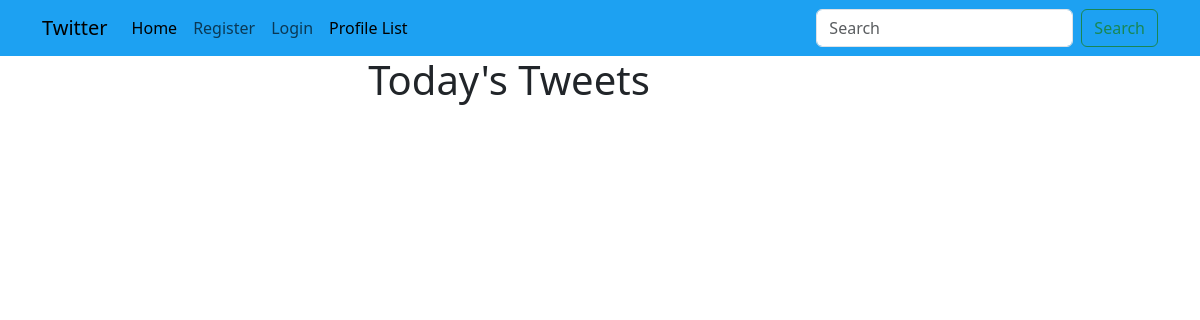
The app's page /, older data.
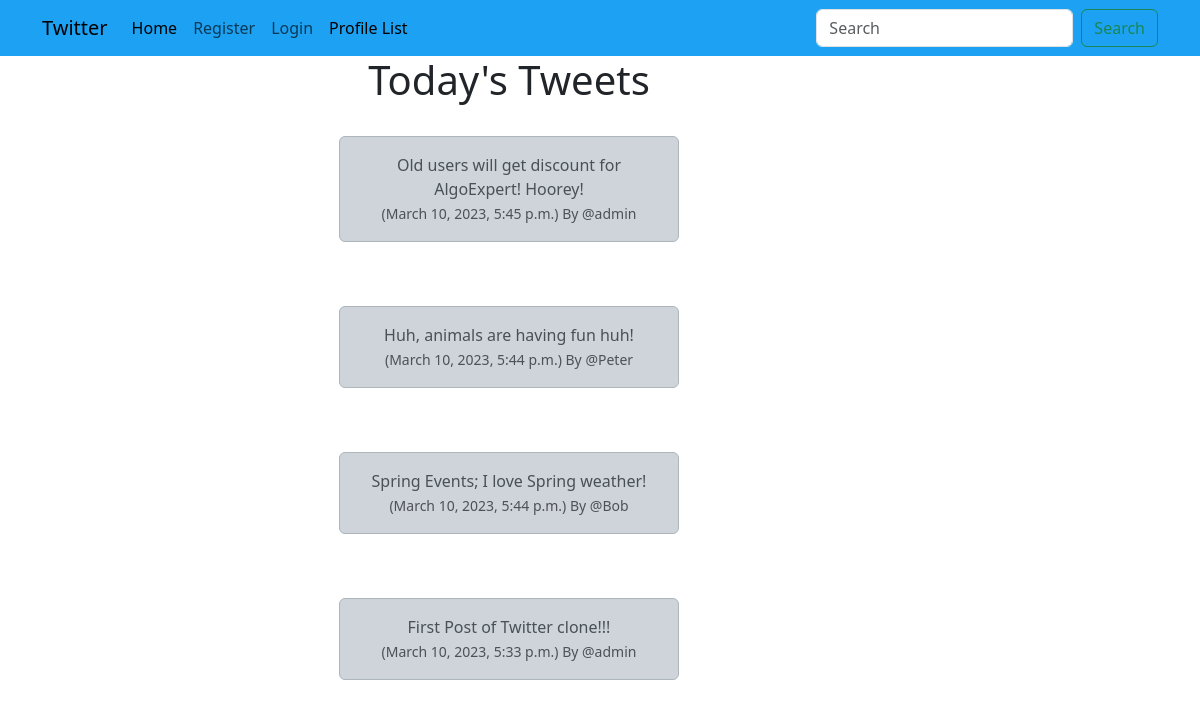
The same page, newer data.
### main/models.py (models this page shows, shortened)
class Tweet(models.Model):
    user = models.ForeignKey(
        User, related_name="tweets",
        on_delete=models.DO_NOTHING
    )
    body = models.CharField(max_length=255)
    created_at = models.DateTimeField(auto_now_add=True)

### main/views.py (the view)
# urls.py: path("", views.home, name="home"),
def home(request):
    tweets = Tweet.objects.all().order_by("-created_at")
    if request.user.is_authenticated:
        form = TweetForm(request.POST or None)
        if request.method == "POST":
            if form.is_valid():
                tweet = form.save(commit=False)
                tweet.user = request.user
                tweet.save()
                messages.success(request, "Your tweet added successfully!")
                return redirect("home")
        return render(request, "home.html", {"tweets": tweets, "form": form})
    else:
        return render(request, "home.html", {"tweets": tweets})

### templates/home.html (shortened to what this page needs)
{% extends 'base.html' %}
{% block content %}
	<div class="container text-center">
		<div class="row">
			<div class="col-8">
	<h1>Today's Tweets</h1>
<br/>
	{% for tweet in tweets %}
		<div class="alert alert-dark" role="alert">
		  {{ tweet.body }}<br/>
		  <small class="text-muted">
		  	({{ tweet.created_at}}) By
		  	@{{ tweet.user.username }}
		  </small>
		</div><br/><br/>
	{% endfor %}
</div>
				<br/><br/><br/>
</div>
</div>
{% endblock %}

Row changes from the older to the newer data that the page shows:
added Tweet: body "Old users will get discount for AlgoExpert! Hoorey!", created_at "March 10, 2023, 5:45 p.m.", user.username "admin"
added Tweet: body "Huh, animals are having fun huh!", created_at "March 10, 2023, 5:44 p.m.", user.username "Peter"
added Tweet: body "Spring Events; I love Spring weather!", created_at "March 10, 2023, 5:44 p.m.", user.username "Bob"
added Tweet: body "First Post of Twitter clone!!!", created_at "March 10, 2023, 5:33 p.m.", user.username "admin"
